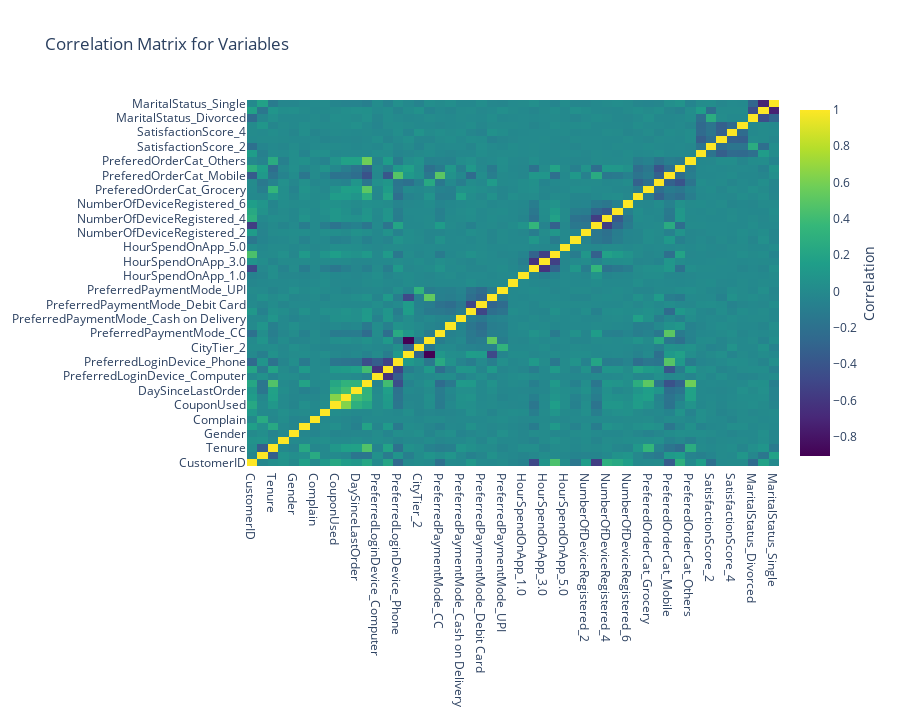

Notebook code for this chart:
### Code cell
import plotly.graph_objs as go


corr = ecom.corr(numeric_only=True)

trace = go.Heatmap(
    z=corr.values,
    x=corr.columns,
    y=corr.index,
    colorscale="Viridis",           
    colorbar=dict(
        title=dict(
            text="Correlation",      
            side="right"            
        )
    )
)

fig = go.Figure(data=[trace])
fig.update_layout(
    title="Correlation Matrix for Variables",
    autosize=False,
    height=720,
    width=900
)
fig.show()

### Figure 1 — Plotly figure (JSON) as saved in the notebook; plotly's stock layout.template omitted (floating-point values rounded to 4 significant figures; data arrays with more than 128 entries replaced by an {"elided": "..."} marker saying what was removed)
{"data": [{"colorbar": {"title": {"side": "right", "text": "Correlation"}}, "colorscale": [[0, "#440154"], [0.1111, "#482878"], [0.2222, "#3e4989"], [0.3333, "#31688e"], [0.4444, "#26828e"], [0.5556, "#1f9e89"], [0.6667, "#35b779"], [0.7778, "#6ece58"], [0.8889, "#b5de2b"], [1, "#fde725"]], "type": "heatmap", "x": ["CustomerID", "Churn", "Tenure", "WarehouseToHome", "Gender", "NumberOfAddress", "Complain", "OrderAmountHikeFromlastYear", "CouponUsed", "OrderCount", "DaySinceLastOrder", "CashbackAmount", "PreferredLoginDevice_Computer", "PreferredLoginDevice_Mobile Phone", "PreferredLoginDevice_Phone", "CityTier_1", "CityTier_2", "CityTier_3", "PreferredPaymentMode_CC", "PreferredPaymentMode_COD", "PreferredPaymentMode_Cash on Delivery", "PreferredPaymentMode_Credit Card", "PreferredPaymentMode_Debit Card", "PreferredPaymentMode_E wallet", "PreferredPaymentMode_UPI", "HourSpendOnApp_0.0", "HourSpendOnApp_1.0", "HourSpendOnApp_2.0", "HourSpendOnApp_3.0", "HourSpendOnApp_4.0", "HourSpendOnApp_5.0", "NumberOfDeviceRegistered_1", "NumberOfDeviceRegistered_2", "NumberOfDeviceRegistered_3", "NumberOfDeviceRegistered_4", "NumberOfDeviceRegistered_5", "NumberOfDeviceRegistered_6", "PreferedOrderCat_Fashion", "PreferedOrderCat_Grocery", "PreferedOrderCat_Laptop & Accessory", "PreferedOrderCat_Mobile", "PreferedOrderCat_Mobile Phone", "PreferedOrderCat_Others", "SatisfactionScore_1", "SatisfactionScore_2", "SatisfactionScore_3", "SatisfactionScore_4", "SatisfactionScore_5", "MaritalStatus_Divorced", "MaritalStatus_Married", "MaritalStatus_Single"], "y": ["CustomerID", "Churn", "Tenure", "WarehouseToHome", "Gender", "NumberOfAddress", "Complain", "OrderAmountHikeFromlastYear", "CouponUsed", "OrderCount", "DaySinceLastOrder", "CashbackAmount", "PreferredLoginDevice_Computer", "PreferredLoginDevice_Mobile Phone", "PreferredLoginDevice_Phone", "CityTier_1", "CityTier_2", "CityTier_3", "PreferredPaymentMode_CC", "PreferredPaymentMode_COD", "PreferredPaymentMode_Cash on Delivery", "PreferredPaymentMode_Credit Card", "PreferredPaymentMode_Debit Card", "PreferredPaymentMode_E wallet", "PreferredPaymentMode_UPI", "HourSpendOnApp_0.0", "HourSpendOnApp_1.0", "HourSpendOnApp_2.0", "HourSpendOnApp_3.0", "HourSpendOnApp_4.0", "HourSpendOnApp_5.0", "NumberOfDeviceRegistered_1", "NumberOfDeviceRegistered_2", "NumberOfDeviceRegistered_3", "NumberOfDeviceRegistered_4", "NumberOfDeviceRegistered_5", "NumberOfDeviceRegistered_6", "PreferedOrderCat_Fashion", "PreferedOrderCat_Grocery", "PreferedOrderCat_Laptop & Accessory", "PreferedOrderCat_Mobile", "PreferedOrderCat_Mobile Phone", "PreferedOrderCat_Others", "SatisfactionScore_1", "SatisfactionScore_2", "SatisfactionScore_3", "SatisfactionScore_4", "SatisfactionScore_5", "MaritalStatus_Divorced", "MaritalStatus_Married", "MaritalStatus_Single"], "z": {"elided": "51x51 float values"}}], "layout": {"autosize": false, "height": 720, "title": {"text": "Correlation Matrix for Variables"}, "width": 900}}
